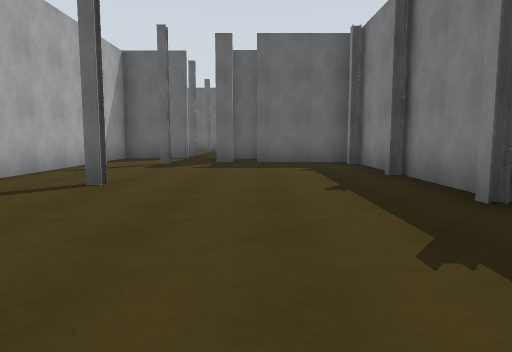
[1] (above)

24 first-person views from a walk through a Gazebo world. The camera is 1.2 m above the floor, tilts 6° down and sees 70° across. The floor is counted in squares, 2 m on a side. Each view is taken from the middle of a square. On the plan, view 1 faces up. The plan holds only what a view shows up to about 10 squares ahead; the rest is blank.

[2]
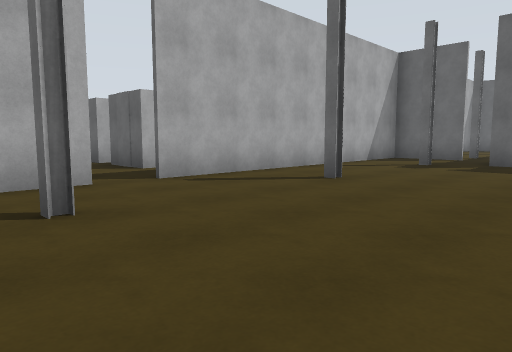

[3]
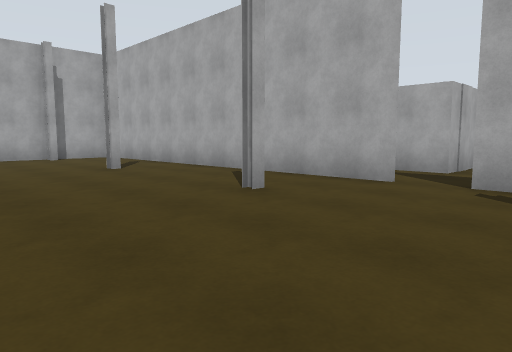

[4]
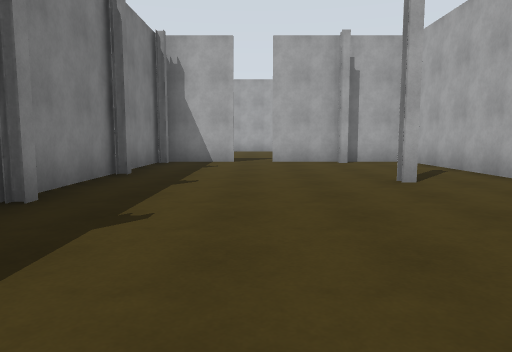

[5]
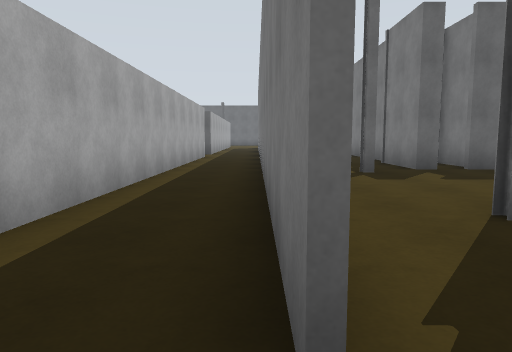

[6]
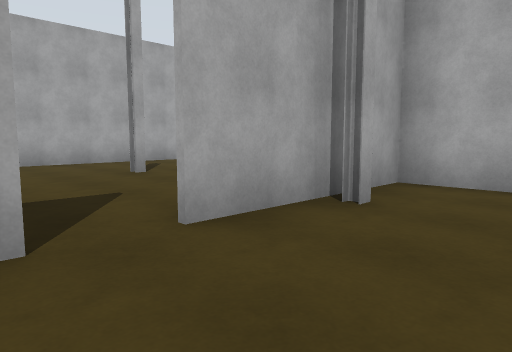

[7]
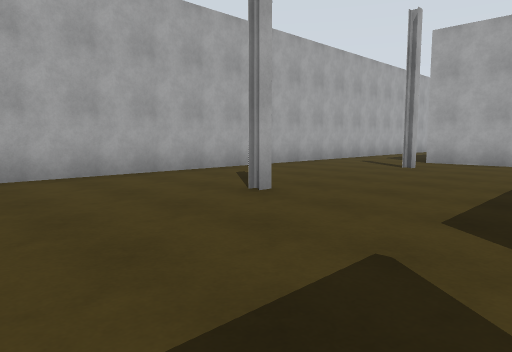

[8]
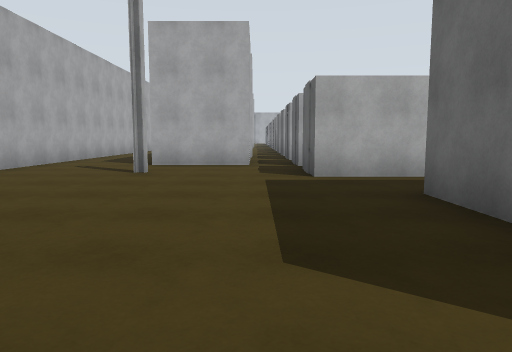

[9]
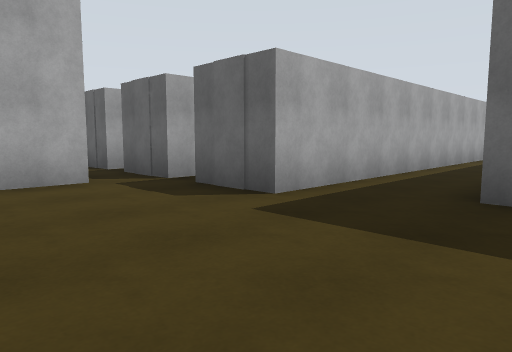

[10]
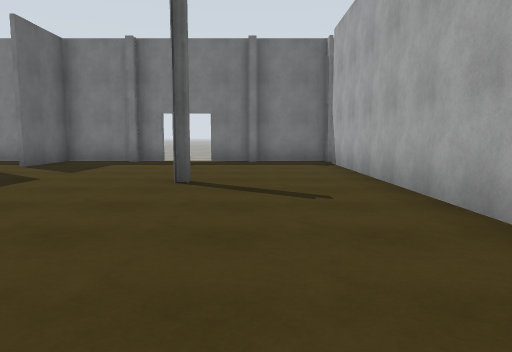

[11]
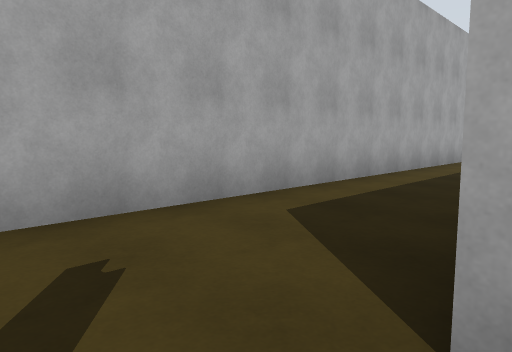

[12]
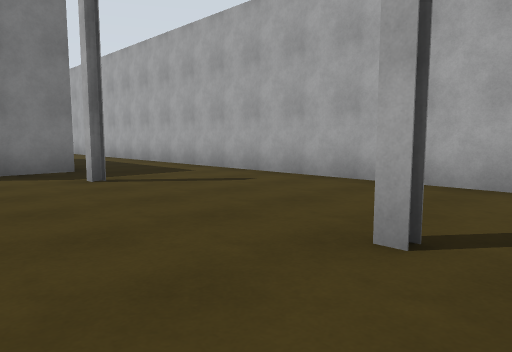

[13]
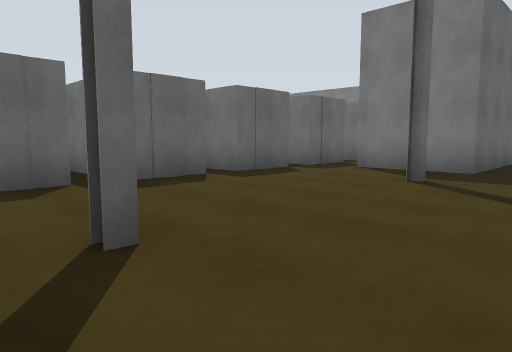

[14]
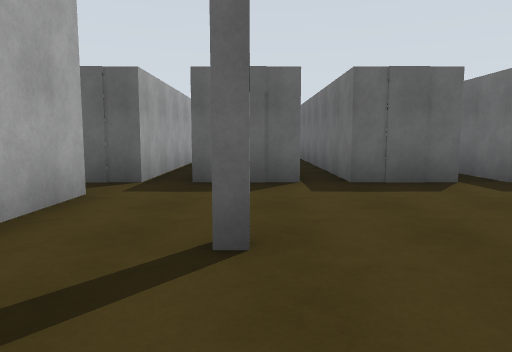

[15]
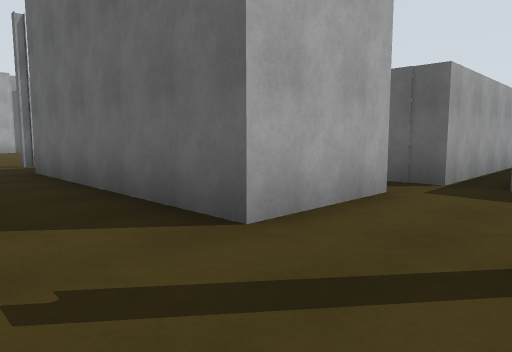

[16]
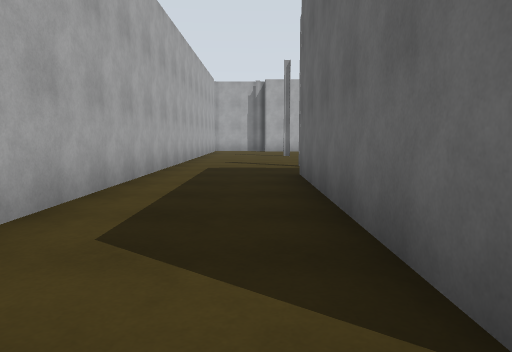

[17]
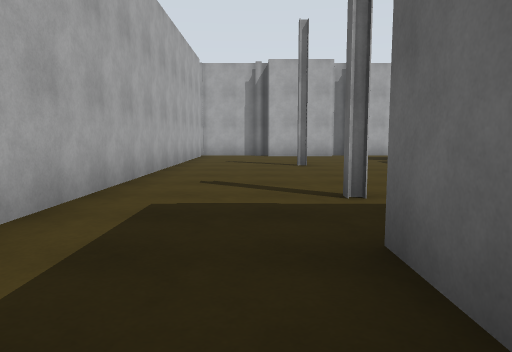

[18]
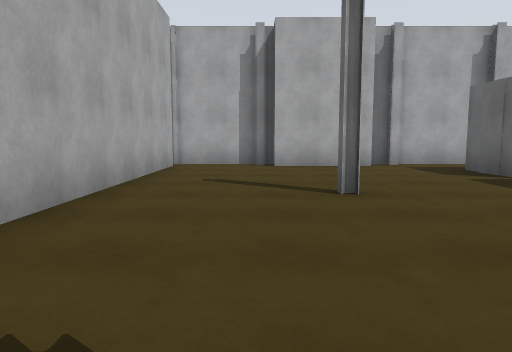

[19]
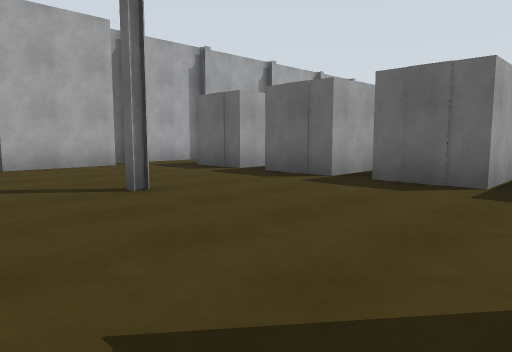

[20]
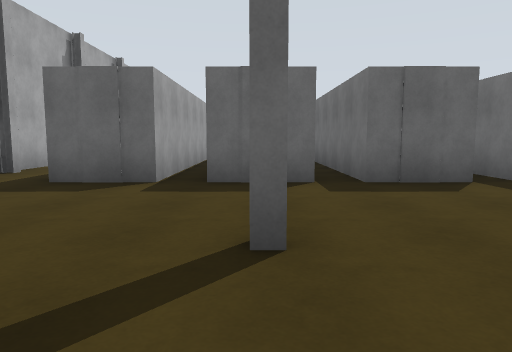

[21]
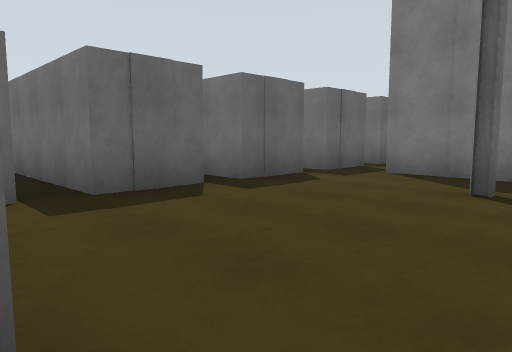

[22]
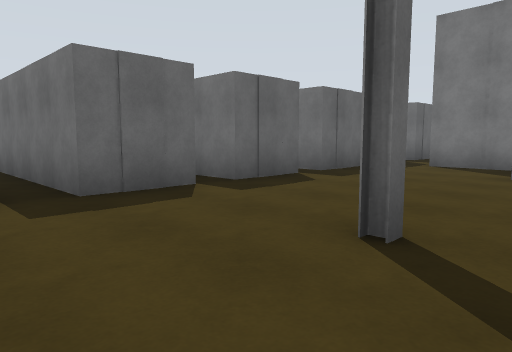

[23]
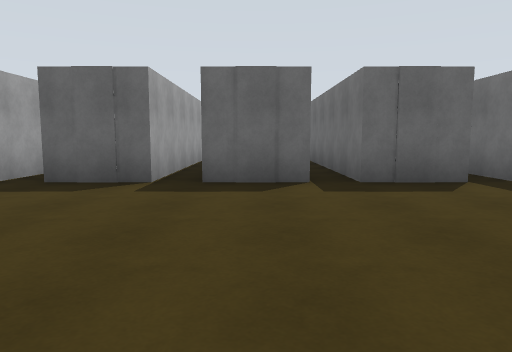

[24]
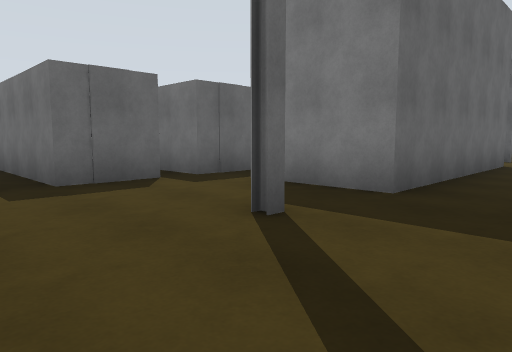

### Floor plan
Key: @ floor where view 1 was taken; # wall or solid block; . floor.
Columns run from 37 left of view 1 to 3 right of it. Each row starts with its distance up from view 1.
 12                                #.#  #
 11                                #.#####
 10                                #.#..##
  9                                #.#..####
  8                                #.#.#...#
  7                                #.#.....#
  6                                #.#.....#
  5                                #.#.#...#
  4                              ###.#.....#
  3                               ...#.....#
  2                               ##........
  1                                #.#.#...
  0                                #.#...@.
 -1                                #.#.....#
 -2                                #.#.....#
 -3    #              # # #        #.#.#...#
 -4    #.# #        # #.# #        #.#.....#
 -5 #  #.#.#        #.#.#.#        #.#.....#
 -6 #. #.#.#        #.#.#.#        #.#.....#
 -7 #..#.#.##       #.#.#.#.#      #.####.##
 -8 #..#.#.#####    #.#.#.#.#    ###.......#
 -9 ##.........#    #.......#    #.........#
-10  #.........#    #.......#    #...........
-11  #...#...#.######.#...#.######.#...#...#.
-12 ##.....................................#
-13 #......................................#
-14 #.#############   ######################

Positions as (right, up) in squares from view 1, and headings:
1: (0, 0), facing up
2: (1, 0), facing up-left
3: (1, 4), facing down-left
4: (0, 2), facing down
5: (-4, 2), facing up
6: (1, -5), facing down-left
7: (1, -8), facing down-left
8: (0, -9), facing left
9: (-3, -11), facing up-left
10: (-7, -12), facing right
11: (-7, -11), facing down-left
12: (-20, -9), facing down-right
13: (-20, -13), facing up-right
14: (-19, -13), facing up
15: (-19, -13), facing up-left
16: (-20, -12), facing left
17: (-24, -12), facing left
18: (-28, -12), facing left
19: (-28, -13), facing up-left
20: (-32, -13), facing up
21: (-32, -12), facing up-right
22: (-34, -12), facing up-right
23: (-17, -13), facing up
24: (-17, -13), facing up-right
